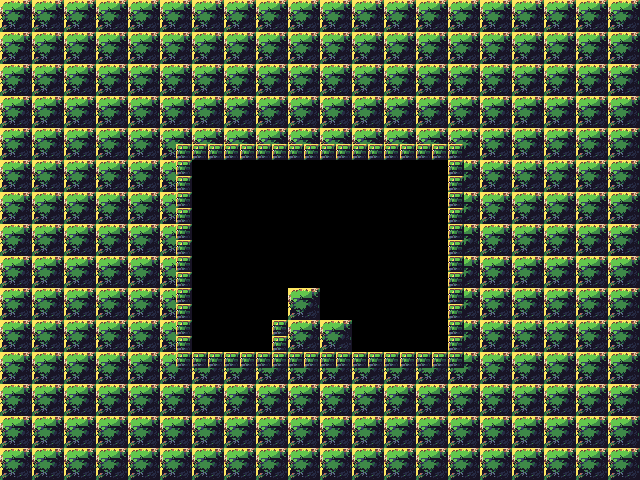

Tiled map render using the project's own tile images. Description and the map definition, with tile-layer contents summarised, below:
An orthogonal 40x30 tile map with 16x16 px tiles, 1 tile layer (タイル・レイヤー 1), 1 hidden layer not drawn and 9 objects (1, 2).

<map version="1.0" orientation="orthogonal" renderorder="right-down" width="40" height="30" tilewidth="16" tileheight="16" nextobjectid="17">
 <tileset firstgid="1" name="Sprite-0001" tilewidth="16" tileheight="16" tilecount="64">
  <image source="Sprite-0001.png" width="128" height="128" />
 </tileset>
 <layer name="bg" width="40" height="30" visible="0">
  <data>[1200 cells, 300 non-empty, 4 distinct tile ids]</data>
 </layer>
 <layer name="タイル・レイヤー 1" width="40" height="30">
  <data>[1200 cells, 1022 non-empty, 5 distinct tile ids]</data>
 </layer>
 <objectgroup name="block" visible="0">
  <object id="4" x="160" y="128" width="32" height="240" />
  <object id="5" x="448" y="128" width="32" height="240" />
  <object id="6" x="192" y="352" width="256" height="32" />
  <object id="7" x="192" y="128" width="256" height="32" />
  <object id="13" x="288" y="288" width="32" height="64" />
  <object id="15" x="320" y="320" width="32" height="32" />
  <object id="16" x="272" y="320" width="16" height="32" />
 </objectgroup>
 <objectgroup name="door">
  <object id="2" name="1" x="224" y="336" width="16" height="16">
   <properties>
    <property name="num" value="1" />
    <property name="room" value="debug1" />
   </properties>
  </object>
  <object id="3" name="2" x="400" y="336" width="16" height="16">
   <properties>
    <property name="num" value="1" />
    <property name="room" value="debug3" />
   </properties>
  </object>
 </objectgroup>
</map>